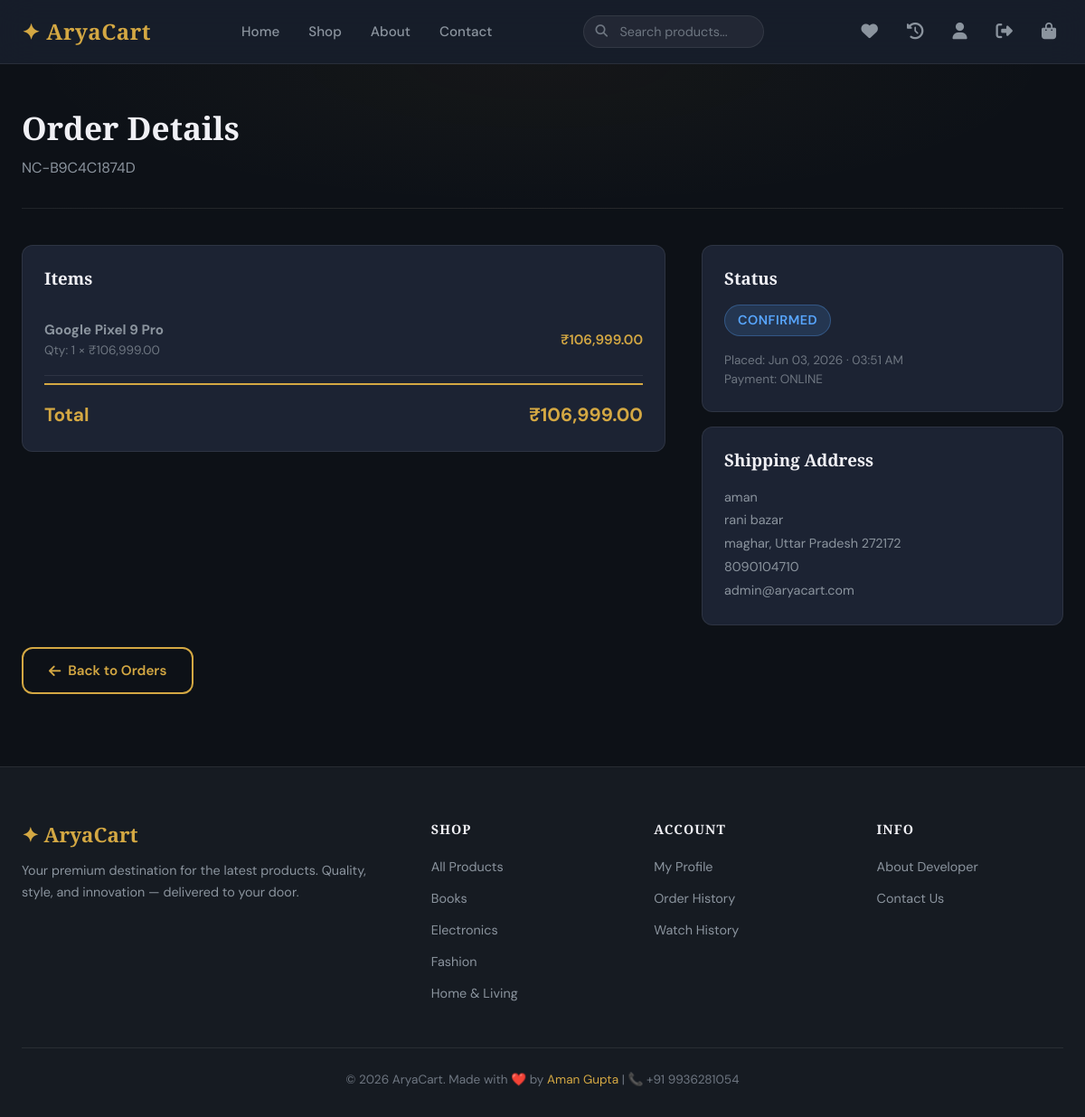
Page /orders/detail/NC-B9C4C1874D/ (signed in) on the committed database.
### orders/models.py (models this page shows, shortened)
class Order(models.Model):
    STATUS_CHOICES = [
        ('pending', 'Pending'),
        ('confirmed', 'Confirmed'),
        ('shipped', 'Shipped'),
        ('delivered', 'Delivered'),
        ('cancelled', 'Cancelled'),
    ]
    user = models.ForeignKey(User, on_delete=models.CASCADE, related_name='orders')
    order_number = models.CharField(max_length=50, unique=True, editable=False)
    full_name = models.CharField(max_length=200)
    email = models.EmailField()
    phone = models.CharField(max_length=20)
    address = models.TextField()
    city = models.CharField(max_length=100)
    state = models.CharField(max_length=100)
    zipcode = models.CharField(max_length=20)
    total_amount = models.DecimalField(max_digits=10, decimal_places=2)
    discount_amount = models.DecimalField(max_digits=10, decimal_places=2, default=0.00)
    coupon_code = models.CharField(max_length=50, blank=True)
    status = models.CharField(max_length=20, choices=STATUS_CHOICES, default='pending')
    payment_method = models.CharField(max_length=50, default='cod')
    is_paid = models.BooleanField(default=False)
    created_at = models.DateTimeField(auto_now_add=True)
    updated_at = models.DateTimeField(auto_now=True)
    class Meta:
        ordering = ['-created_at']

class OrderItem(models.Model):
    order = models.ForeignKey(Order, on_delete=models.CASCADE, related_name='items')
    product = models.ForeignKey(Product, on_delete=models.SET_NULL, null=True)
    product_name = models.CharField(max_length=300)
    variant_details = models.CharField(max_length=255, blank=True)
    price = models.DecimalField(max_digits=10, decimal_places=2)
    quantity = models.PositiveIntegerField(default=1)
    @property
    def subtotal(self):
        return self.price * self.quantity

### store/models.py (models this page shows, shortened)
class Category(models.Model):
    name = models.CharField(max_length=200)
    slug = models.SlugField(max_length=200, unique=True)
    image = models.ImageField(upload_to='categories/', blank=True, null=True)
    description = models.TextField(blank=True)
    class Meta:
        verbose_name_plural = 'Categories'
        ordering = ['name']

### orders/views.py (the view)
# urls.py: path('detail/<str:order_number>/', views.order_detail, name='order_detail'),
@login_required
def order_detail(request, order_number):
    order = get_object_or_404(Order, order_number=order_number, user=request.user)
    order_items = OrderItem.objects.filter(order=order)
    context = {
        'order': order,
        'order_items': order_items,
    }
    return render(request, 'orders/order_detail.html', context)

### cart/context_processors.py (called while the page is built)
def cart_count(request):
    count = 0
    try:
        if request.user.is_authenticated:
            cart = Cart.objects.filter(user=request.user).first()
        else:
            session_key = request.session.session_key
            if session_key:
                cart = Cart.objects.filter(session_key=session_key, user=None).first()
            else:
                cart = None
        if cart:
            count = cart.total_items
    except Exception:
        pass
    return {'cart_count': count}

### cart/models.py (called while the page is built)
    @property
    def total_items(self):
        return sum(item.quantity for item in self.items.all())

### store/context_processors.py (called while the page is built)
def categories_processor(request):
    return {'all_categories': Category.objects.all()}

### templates/orders/order_detail.html (shortened to what this page needs)
{% extends 'base.html' %}
{% load humanize %}
{% block content %}
<div class="container">
    <div class="page-header"><h1>Order Details</h1><p>{{ order.order_number }}</p></div>
    <div class="checkout-grid">
        <div>
            <div class="detail-card">
                <h3 style="margin-bottom:1rem;">Items</h3>
                {% for item in order_items %}
                <div class="summary-row" style="padding:1rem 0;">
                    <div><strong>{{ item.product_name }}</strong><div style="font-size:0.85rem;color:var(--text-muted);">Qty: {{ item.quantity }} × ₹{{ item.price|intcomma }}</div></div>
                    <span style="font-weight:600;color:var(--gold);">₹{{ item.subtotal|intcomma }}</span>
                </div>
                {% endfor %}
                <div class="summary-total"><span>Total</span><span>₹{{ order.total_amount|intcomma }}</span></div>
            </div>
        </div>
        <div>
            <div class="detail-card" style="margin-bottom:1rem;">
                <h3 style="margin-bottom:1rem;">Status</h3>
                <span class="status-badge status-{{ order.status }}" style="font-size:0.9rem;">{{ order.get_status_display }}</span>
                <div style="margin-top:1rem;font-size:0.85rem;color:var(--text-muted);">Placed: {{ order.created_at|date:"M d, Y · h:i A" }}</div>
                <div style="font-size:0.85rem;color:var(--text-muted);">Payment: {{ order.payment_method|upper }}</div>
            </div>
            <div class="detail-card">
                <h3 style="margin-bottom:1rem;">Shipping Address</h3>
                <p style="font-size:0.9rem;color:var(--text-secondary);line-height:1.8;">{{ order.full_name }}<br>{{ order.address }}<br>{{ order.city }}, {{ order.state }} {{ order.zipcode }}<br>{{ order.phone }}<br>{{ order.email }}</p>
            </div>
        </div>
    </div>
    <a href="{% url 'orders:order_history' %}" class="btn-outline" style="margin-top:1.5rem;"><i class="fas fa-arrow-left"></i> Back to Orders</a>
</div>
{% endblock %}

### templates/base.html (shortened to what this page needs)
{% load static %}
<!DOCTYPE html>
<html lang="en">
<head>
    <link rel="stylesheet" href="https://cdnjs.cloudflare.com/ajax/libs/font-awesome/6.5.0/css/all.min.css">
    <link rel="stylesheet" href="{% static 'css/main.css' %}">
</head>
<body>
    <nav class="navbar">
        <div class="container">
            <a href="{% url 'store:home' %}" class="nav-brand" data-no-transition>✦ AryaCart</a>
            <ul class="nav-links">
                <li><a href="{% url 'store:home' %}">Home</a></li>
                <li><a href="{% url 'store:product_list' %}">Shop</a></li>
                <li><a href="{% url 'pages:about' %}">About</a></li>
                <li><a href="{% url 'pages:contact' %}">Contact</a></li>
            </ul>
            <div class="nav-search">
                <i class="fas fa-search search-icon"></i>
                <form action="{% url 'store:search' %}" method="GET">
                    <input type="text" name="q" placeholder="Search products..." autocomplete="off">
                </form>
            </div>
            <div class="nav-actions">
                {% if user.is_authenticated %}
                <a href="{% url 'store:wishlist_view' %}" class="nav-action-btn" title="Wishlist"><i class="fas fa-heart"></i></a>
                <a href="{% url 'store:watch_history' %}" class="nav-action-btn" title="Watch History"><i class="fas fa-clock-rotate-left"></i></a>
                <a href="{% url 'accounts:profile' %}" class="nav-action-btn" title="Profile"><i class="fas fa-user"></i></a>
                <a href="{% url 'accounts:logout' %}" class="nav-action-btn" title="Logout"><i class="fas fa-sign-out-alt"></i></a>
                {% else %}
                <a href="{% url 'accounts:login' %}" class="btn-gold btn-sm">Login</a>
                {% endif %}
                <a href="{% url 'cart:cart_view' %}" class="nav-action-btn cart-link" title="Cart">
                    <i class="fas fa-shopping-bag"></i>
                </a>
            </div>
        </div>
    </nav>
    <main>{% block content %}{% endblock %}</main>
    <footer class="footer">
        <div class="container">
            <div class="footer-grid">
                <div class="footer-brand">
                    <h3>✦ AryaCart</h3>
                    <p>Your premium destination for the latest products. Quality, style, and innovation — delivered to your door.</p>
                </div>
                <div class="footer-col">
                    <h4>Shop</h4>
                    <ul>
                        <li><a href="{% url 'store:product_list' %}">All Products</a></li>
                        {% for cat in all_categories|slice:":4" %}
                        <li><a href="{% url 'store:category_products' slug=cat.slug %}">{{ cat.name }}</a></li>
                        {% endfor %}
                    </ul>
                </div>
                <div class="footer-col">
                    <h4>Account</h4>
                    <ul>
                        {% if user.is_authenticated %}
                        <li><a href="{% url 'accounts:profile' %}">My Profile</a></li>
                        <li><a href="{% url 'orders:order_history' %}">Order History</a></li>
                        <li><a href="{% url 'store:watch_history' %}">Watch History</a></li>
                        {% else %}
                        <li><a href="{% url 'accounts:login' %}">Login</a></li>
                        <li><a href="{% url 'accounts:register' %}">Register</a></li>
                        {% endif %}
                    </ul>
                </div>
                <div class="footer-col">
                    <h4>Info</h4>
                    <ul>
                        <li><a href="{% url 'pages:about' %}">About Developer</a></li>
                        <li><a href="{% url 'pages:contact' %}">Contact Us</a></li>
                    </ul>
                </div>
            </div>
            <div class="footer-bottom">
                <p>&copy; 2026 AryaCart. Made with ❤️ by <a href="https://github.com/aryaaman577" style="color:var(--gold);">Aman Gupta</a> | 📞 +91 9936281054</p>
            </div>
        </div>
    </footer>
</body>
</html>

### rows in the picture
Order: order_number "NC-B9C4C1874D", total_amount "106,999.00", status "CONFIRMED", created_at "Jun 03, 2026 · 03:51 AM", payment_method "ONLINE", full_name "aman", address "rani bazar", city "maghar", state "Uttar Pradesh", zipcode "272172", phone "8090104710", email "admin@aryacart.com"
OrderItem: product_name "Google Pixel 9 Pro", quantity "1", price "106,999.00", subtotal "106,999.00"
Category: name "Books"
Category: name "Electronics"
Category: name "Fashion"
Category: name "Home & Living"
